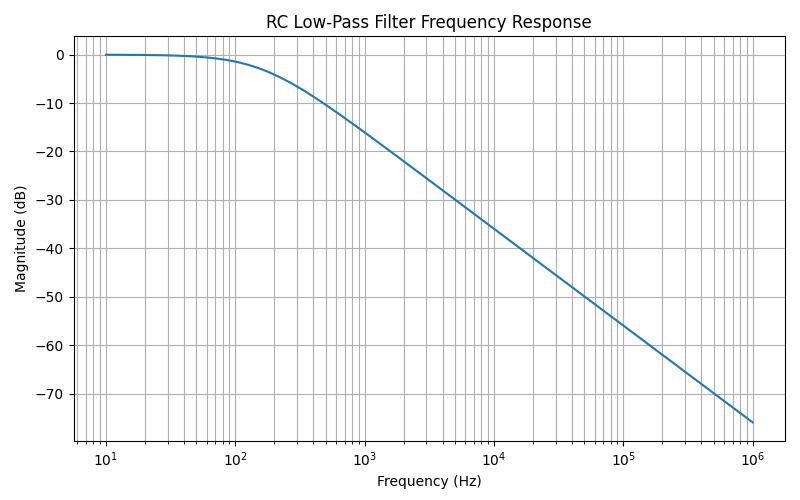

The Python source for this figure:
import numpy as np
import matplotlib.pyplot as plt

# RC parameters
R = 1000        # ohms
C = 1e-6        # farads

# Frequency range
f = np.logspace(1, 6, 500)   # 10 Hz to 1 MHz

# Angular frequency
w = 2 * np.pi * f

# Transfer function magnitude for RC low-pass
H = 1 / np.sqrt(1 + (w * R * C)**2)

# Convert to dB
H_db = 20 * np.log10(H)

# Plot
plt.figure(figsize=(8,5))
plt.semilogx(f, H_db)
plt.title("RC Low-Pass Filter Frequency Response")
plt.xlabel("Frequency (Hz)")
plt.ylabel("Magnitude (dB)")
plt.grid(True, which="both")

plt.tight_layout()
plt.savefig("rc_frequency_response.png", dpi=300)
plt.show()
